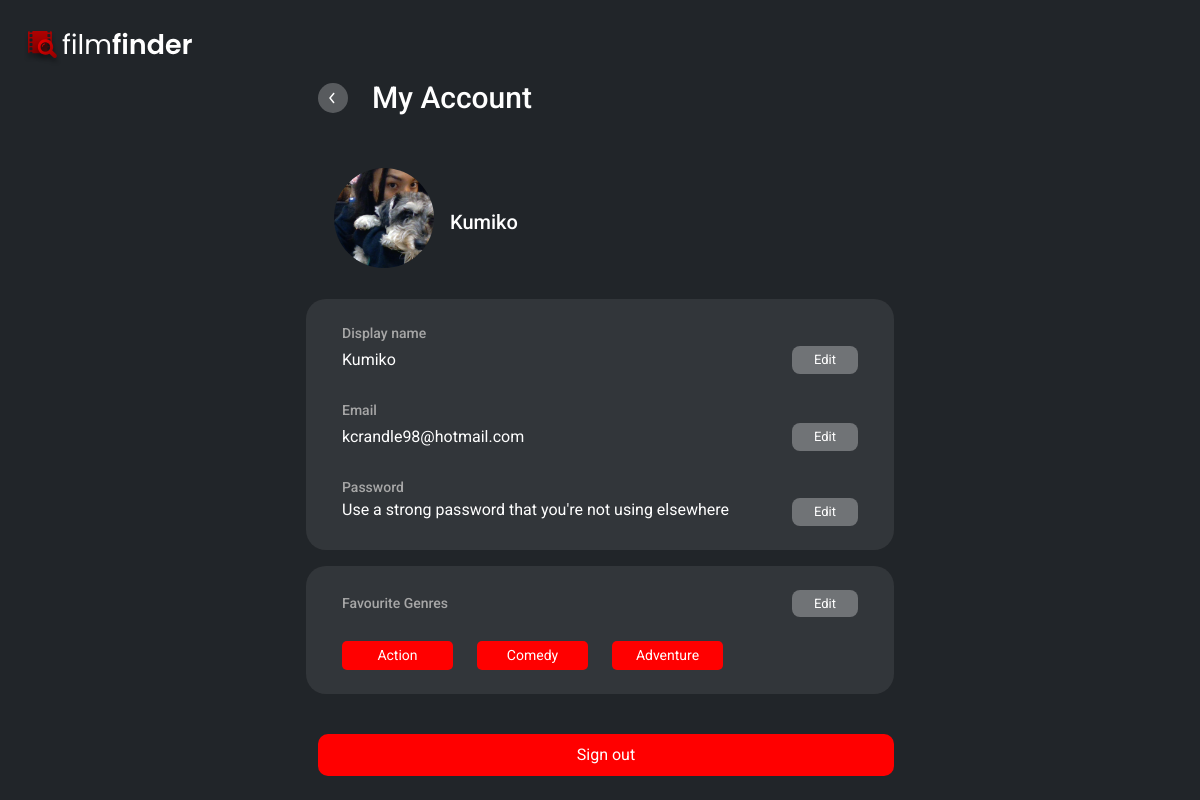
Page /account/ (signed in) on the earlier database version.
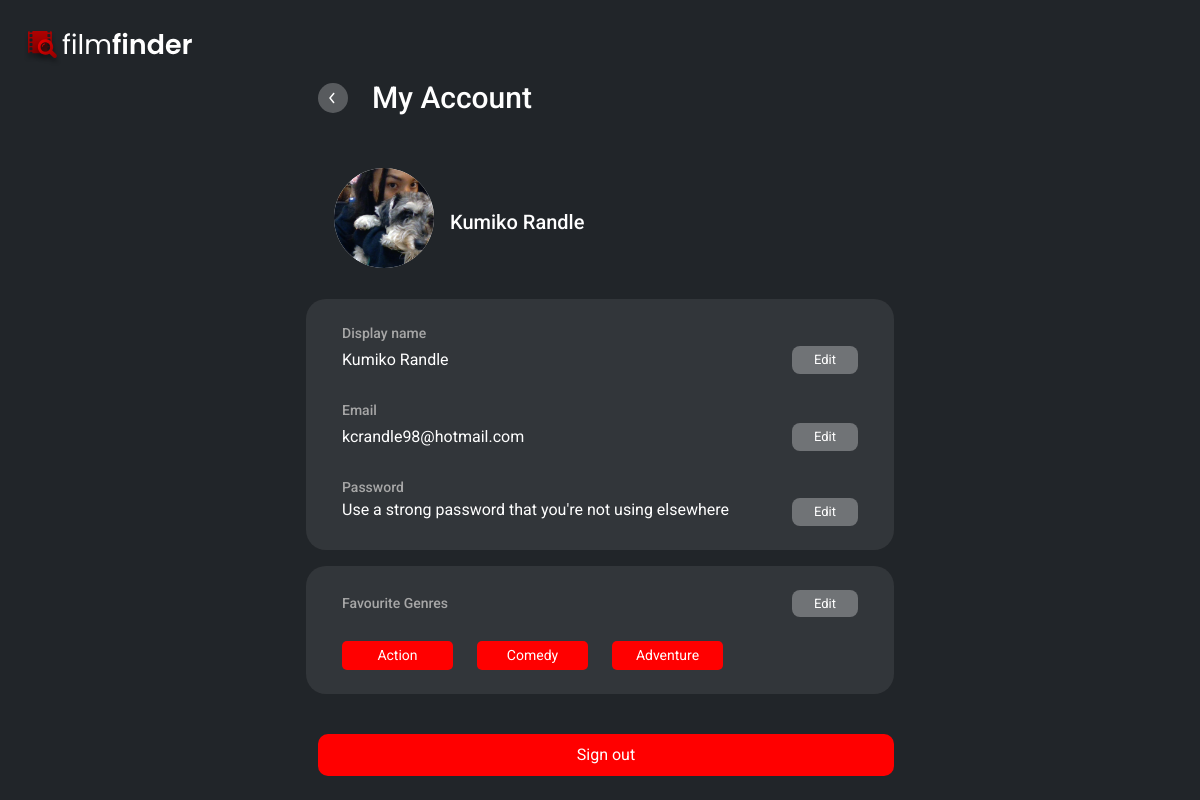
Same page on the later database version.
### accounts/models.py (models this page shows, shortened)
class User(AbstractBaseUser):
    email       = models.EmailField(max_length=255, unique=True)
    full_name   = models.CharField(max_length=255, null=True, blank=True)
    profile_pic = models.ImageField(upload_to=upload_image_path, null=True, blank=True, default="static/images/blank_avatar.png")
    active      = models.BooleanField(default=True)
    admin       = models.BooleanField(default=False)
    staff       = models.BooleanField(default=False)
    related     = models.CharField(max_length=255, blank=True, null=True)
    recent_searches      = models.CharField(max_length=255, blank=True, null=True)
    genres      = models.CharField(max_length=255, blank=True, null=True)
    USERNAME_FIELD  = 'email'
    REQUIRED_FIELDS = []
    objects = UserManager()
    def __str__(self):
        return self.email
    def get_profile_pic(self):
        if (self.profile_pic):
            return self.profile_pic.url
        return None
    def get_genres(self):
        if self.genres is not None:
            genres =  self.genres.split(",")
            genres = [x for x in genres if x]
            return genres
        return []

### accounts/views.py (the view, shortened to what this page needs)
# urls.py: path('account/', account_page, name="account"),
@csrf_exempt
@login_required
def account_page(request):
    genres = Genre.objects.all()
    user = User.objects.get(email = request.user)
    context = {
        "title": "My Account",
        "genres": genres,
    }
    return render(request, "accounts/account.html", context)

### accounts/templates/accounts/account.html (shortened to what this page needs)
<!DOCTYPE html>
<html lang="en">
<head>
    {% load static %}
    <link href="https://cdn.jsdelivr.net/npm/bootstrap@5.0.0-beta2/dist/css/bootstrap.min.css" rel="stylesheet"
>
    <link rel="stylesheet" href="https://cdnjs.cloudflare.com/ajax/libs/font-awesome/4.7.0/css/font-awesome.min.css">
    <link rel="stylesheet" type="text/css" href="{% static 'css/main.css' %}">
</head>
<body class="bg-dark">
    <div class="container-fluid bg-dark pt-3 px-4 min-vh-100 d-flex flex-column">
        <nav class="navbar navbar-expand-lg navbar-dark bg-transparent">
            <div class="mr-auto">
                <a class="navbar-brand" href="{% url 'index' %}"><img src="{% static 'images\Logo.svg' %}"></a>
            </div>
        </nav>
        <div class="row">
            <div class="col-3"></div>
            <div class="col-6">
                <div class="row d-flex align-content-center">
                    <div class="col-12 d-flex align-content-center" style="height: 100%;">
                        <a class="d-flex align-self-center" href="{% url 'index' %}"
                            style="display: inline-block; height: inherit;">
                            <img src="{% static 'images\back_button.svg' %}"
                                style="height: inherit; height: 30px; width: auto;">
                        </a>
                        <p class="movie_title mb-0 px-4" style="display: inline-block;">My Account</p>
                    </div>
                </div>
                <div class="row px-3 pb-2 pt-5">
                    <div class="col-12 d-flex align-items-center">
                        <div class="avatar_container">
                            <label for="file-input">
                                <div class="account_avatar" style="border:none!important;">
                                    {% if request.user.get_profile_pic == None %}
                                    <img id="profile_pic" src="{% static 'images\blank_avatar.png' %}" alt="Avatar"
                                        style="width:40px;">
                                    {% else %}
                                    {% with request.user.get_profile_pic as url %}
                                    <img id="profile_pic" src="{{ url }}" alt="Avatar">
                                    {% endwith %}
                                    {% endif %}
                                </div>
                            </label>
                        </div>
                        <p class="name mb-0 px-3" style="display: inline-block;">{{ user.full_name }}</p>
                    </div>
                </div>
                <div class="row p-4 account_div my-3">
                    <div class="col-12">
                        <div class="row">
                            <div class="col-12">
                                <p class="account_subtitle mb-0">Display name</p>
                            </div>
                        </div>
                        <form id="edit-form-name" class="form" method="POST" action="{% url 'account' %}">{% csrf_token %}
                            <div class="row d-flex align-content-center justify-content-center">
                                    <div class="col-10">
                                        <input type="text" class="form-control account_field px-0 py-1" id="full_name_box"
                                            name="full_name" value="{{ user.full_name }}" disabled>
                                    </div>
                                    <div class="col-2 d-flex align-content-center justify-content-center">
                                        <button id="edit_name" type="button" class="edit_button py-1 align-self-center"
                                            style="width: 100%;" value="Edit" form="edit-form-name">Edit</button>
                                    </div>
                            </div>
                        </form>
                        <div class="row pt-4">
                            <div class="col-12">
                                <p class="account_subtitle mb-0">Email</p>
                            </div>
                        </div>
                        <form id="edit-form-email" class="form" method="POST" action="{% url 'account' %}">{% csrf_token %}
                            <div class="row d-flex align-content-center justify-content-center">
                                    <div class="col-10">
                                        <input type="email" class="form-control account_field px-0 py-1" id="email_box"
                                            name="email_form" value="{{ user.email }}" disabled>
                                    </div>
                                    <div class="col-2 mx-0 d-flex align-content-center justify-content-center">
                                        <button id="edit_email" type="button" class="edit_button py-1 align-self-center"
                                            style="width: 100%;" value="Edit" form="edit-form-email">Edit</button>
                                    </div>
                            </div>
                        </form>
                        <div class="row pt-4">
                            <div class="col-12">
                                <p class="account_subtitle mb-0">Password</p>
                            </div>
                        </div>
                        <div class="row d-flex align-content-center justify-content-center">
                            <div class="col-10">
                                <p class="mb-0" style="color: white;">Use a strong password that you're not using elsewhere</p>
                            </div>
                            <div class="col-2 d-flex align-content-center justify-content-center">
                                <button class="edit_button py-1 align-self-center" type="button"
                                    style="width: 100%;" value="Edit" data-bs-toggle="modal" data-bs-target="#passwordModal">Edit</button>
                            </div>
                        </div>
                    </div>
                </div>
                <div class="row p-4 my-3 account_div">
                    <div class="col-12">
                        <div class="row">
                            <div class="col-10 d-flex align-items-center">
                                <p class="account_subtitle mb-0">Favourite Genres</p>
                            </div>
                            <div class="col-2 d-flex align-items-center">
                                <button class="edit_button py-1" type="button" style="width: 100%;" value="Edit"
                                    data-bs-toggle="modal" data-bs-target="#genreModal">Edit</button>
                            </div>
                        </div>
                        {% for genre in user.get_genres %}
                        {% if forloop.counter0|divisibleby:4 %}
                        <div class="row text-center pt-4">
                            {% endif %}
                            <div class="col-3">
                                <p class="mb-0 fav_genre px-2 py-1">{{ genre }}</p>
                            </div>
                        {% if forloop.last and not forloop.counter|divisibleby:4 %}
                        </div>
                        {% endif %}
                        {% endfor %}
                    </div>
                </div>
                <div class="row d-flex align-content-center pt-4 pb-4 px-0">
                    <div class="col-12 d-flex justify-content-start pe-0">
                        <a href="{% url 'logout' %}" class="btn btn-default account_button py-2">Sign out</a>
                    </div>
                </div>
            </div>
            <div class="col-3"></div>
        </div>
    </div>
</body>
</html>

### static/css/main.css (style rules this page uses)
html, body { font-family: 'Roboto', sans-serif; }
div { -webkit-transition: height .25s ease; -moz-transition: height .25s ease; transition: height .25s ease; }
.movie_title { color: white; font-size: 30px; font-weight: 500; }
.account_div { background: rgba(255, 255, 255, 0.08); border-radius: 20px; }
.account_button { color: white; background-color: red; border-radius: 10px; width: 100%; }
.edit_button { border: none; border-radius: 8px; background-color: rgba(255, 255, 255, 0.3); color: white; width: 100%; font-size: 13px; }
.account_field:disabled { background-color: transparent !important; border: none; color: white; }
.account_field { font-weight: normal; }
.account_subtitle { color: #A7A7A7; font-size: 14px; font-weight: 500; }
.name { color: white; font-size: 20px; font-weight: 500; }
.account_avatar { display: flex; position: relative; background-color: white; justify-content: center; align-items: center; width: 100px; height: 100px; border-radius: 50%; overflow: hidden; float: left; border-style: double !important; border-color: white; cursor: pointer; }
.avatar_container { cursor: pointer; position: relative; }
.fav_genre { color:white; background-color: red; border-radius: 5px; font-size: 14px; }

Differences in the rows shown:
changed User "kcrandle98@hotmail.com": full_name "Kumiko" → "Kumiko Randle"
